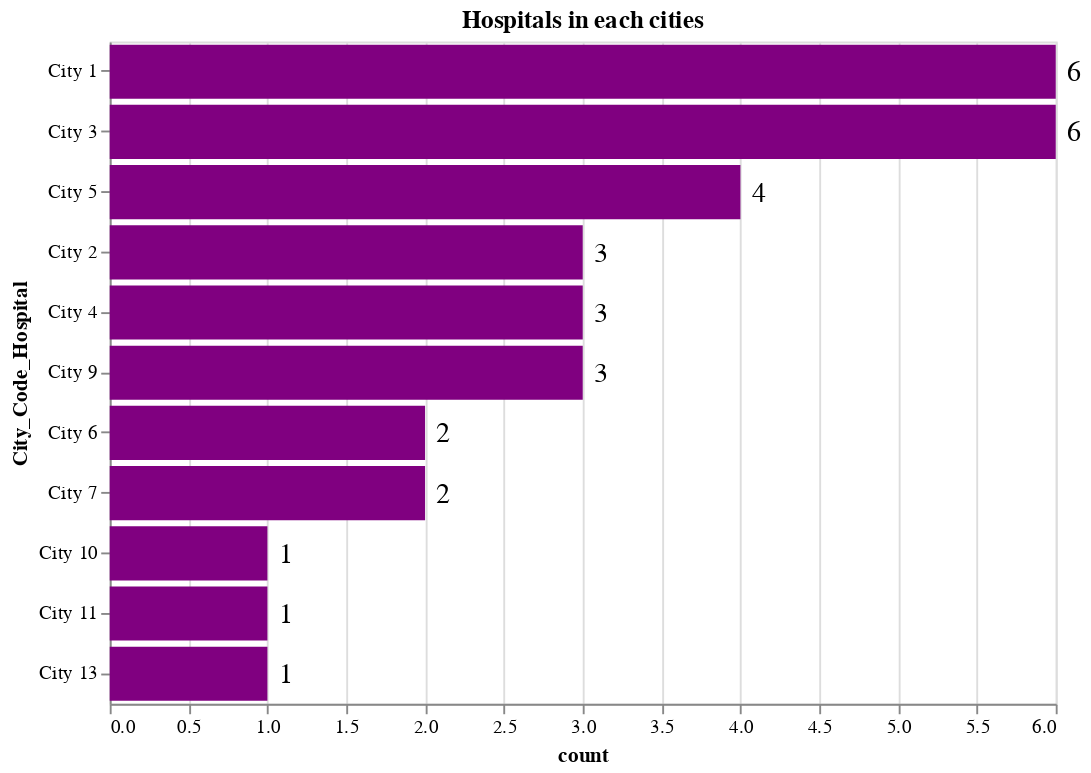

Notebook code cell kept with this figure:
### Code cell
bars=alt.Chart(city_hosp).mark_bar(color='purple').encode(
x='count',
y=alt.Y('City_Code_Hospital',sort='-x')
).properties(
height=350,
width=500,
title='Hospitals in each cities')
text=bars.mark_text(
size=15,
dx=10,
    align='center'
).encode(
text='count')
bars+text

### Figure 1 — Vega-Lite specification as saved in the notebook (floating-point values rounded to 4 significant figures)
{"config": {"view": {"continuousWidth": 400, "continuousHeight": 300}}, "layer": [{"mark": {"type": "bar", "color": "purple"}, "encoding": {"x": {"type": "quantitative", "field": "count"}, "y": {"type": "nominal", "field": "City_Code_Hospital", "sort": "-x"}}, "height": 350, "title": "Hospitals in each cities", "width": 500}, {"mark": {"type": "text", "align": "center", "dx": 10, "size": 15}, "encoding": {"text": {"type": "quantitative", "field": "count"}, "x": {"type": "quantitative", "field": "count"}, "y": {"type": "nominal", "field": "City_Code_Hospital", "sort": "-x"}}, "height": 350, "title": "Hospitals in each cities", "width": 500}], "data": {"name": "data-56533f8501c8922af33f28ba51c70a09"}, "$schema": "https://vega.github.io/schema/vega-lite/v4.8.1.json", "datasets": {"data-56533f8501c8922af33f28ba51c70a09": [{"City_Code_Hospital": "City 1", "count": 6}, {"City_Code_Hospital": "City 2", "count": 3}, {"City_Code_Hospital": "City 3", "count": 6}, {"City_Code_Hospital": "City 4", "count": 3}, {"City_Code_Hospital": "City 5", "count": 4}, {"City_Code_Hospital": "City 6", "count": 2}, {"City_Code_Hospital": "City 7", "count": 2}, {"City_Code_Hospital": "City 9", "count": 3}, {"City_Code_Hospital": "City 10", "count": 1}, {"City_Code_Hospital": "City 11", "count": 1}, {"City_Code_Hospital": "City 13", "count": 1}]}}
